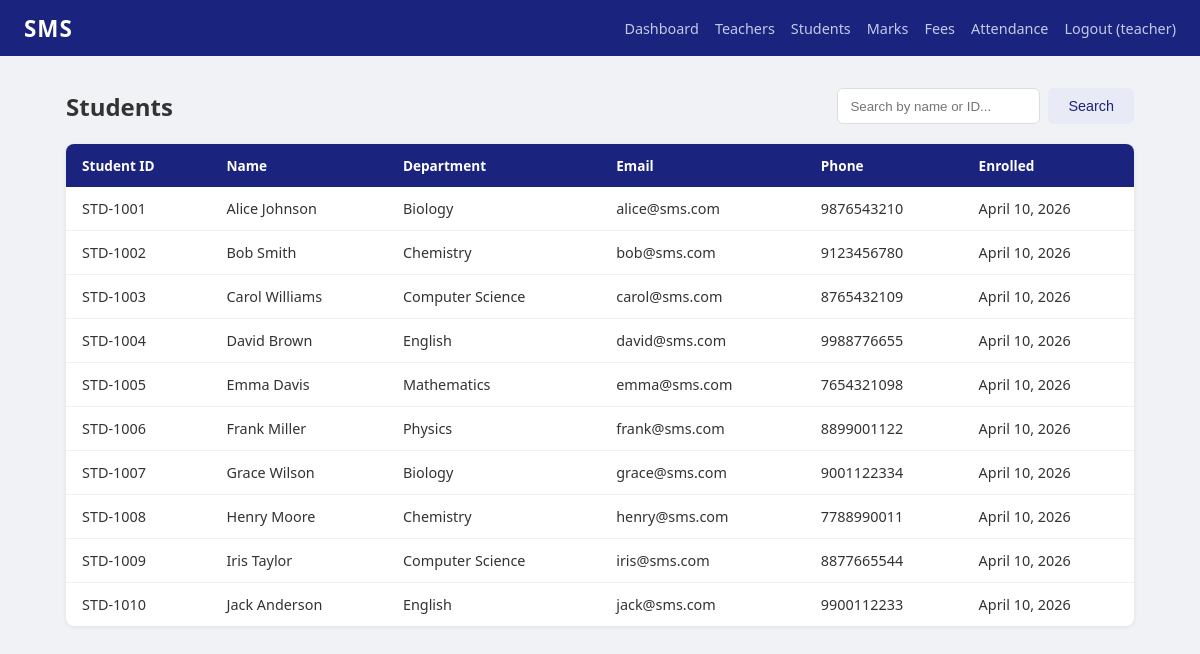
The page /students/ (signed in) on the database its author committed.
### users/models.py (models this page shows, shortened)
class CustomUser(AbstractUser):
    ROLE_ADMIN   = 'admin'
    ROLE_TEACHER = 'teacher'
    ROLE_STUDENT = 'student'
    ROLE_CHOICES = [
        (ROLE_ADMIN,   'Admin'),
        (ROLE_TEACHER, 'Teacher'),
        (ROLE_STUDENT, 'Student'),
    ]
    role = models.CharField(max_length=10, choices=ROLE_CHOICES, default=ROLE_STUDENT)

### students/models.py (models this page shows, shortened)
class Student(models.Model):
    user = models.OneToOneField(CustomUser, on_delete=models.CASCADE, related_name='student_profile')
    student_id = models.CharField(max_length=20, unique=True)
    department = models.ForeignKey(Department, on_delete=models.SET_NULL, null=True)
    age = models.PositiveIntegerField(default=18)
    address = models.CharField(max_length=500, blank=True)
    phone = models.CharField(max_length=20, blank=True)
    enrolled_date = models.DateField(auto_now_add=True)
    class Meta:
        ordering = ['student_id']

class Department(models.Model):
    name = models.CharField(max_length=200, unique=True)
    def __str__(self):
        return self.name
    class Meta:
        ordering = ['name']

### students/views.py (the view)
# urls.py: path('', student_list_view, name='student_list'),
@login_required
def student_list_view(request):
    students = Student.objects.select_related('user', 'department').all()
    search = request.GET.get('q', '')
    if search:
        students = students.filter(
            student_id__icontains=search
        ) | students.filter(user__first_name__icontains=search) | \
            students.filter(user__last_name__icontains=search)
    return render(request, 'teacher/students.html', {'students': students, 'search': search})

### templates/teacher/students.html (shortened to what this page needs)
{% extends 'base.html' %}
{% block content %}
<div class="page-header">
    <h2>Students</h2>
    <form method="get" class="search-form">
        <input type="text" name="q" value="{{ search }}" placeholder="Search by name or ID...">
        <button type="submit" class="btn btn-secondary">Search</button>
    </form>
</div>
<table class="table">
    <thead>
        <tr>
            <th>Student ID</th><th>Name</th><th>Department</th>
            <th>Email</th><th>Phone</th><th>Enrolled</th>
        </tr>
    </thead>
    <tbody>
        {% for s in students %}
        <tr>
            <td>{{ s.student_id }}</td>
            <td>{{ s.user.get_full_name }}</td>
            <td>{{ s.department }}</td>
            <td>{{ s.user.email }}</td>
            <td>{{ s.phone }}</td>
            <td>{{ s.enrolled_date }}</td>
        </tr>
        {% empty %}
        <tr><td colspan="6">No students found.</td></tr>
        {% endfor %}
    </tbody>
</table>
{% endblock %}

### templates/base.html (shortened to what this page needs)
<!DOCTYPE html>
<html lang="en">
<head>
    {% load static %}
    <link rel="stylesheet" href="{% static 'css/main.css' %}">
</head>
<body>
{% if user.is_authenticated %}
<nav class="navbar">
    <div class="nav-brand">SMS</div>
    <ul class="nav-links">
        <li><a href="{% url 'dashboard' %}">Dashboard</a></li>
        {% if user.role == 'admin' or user.is_superuser %}
        <li><a href="{% url 'teacher_list' %}">Teachers</a></li>
        <li><a href="{% url 'student_list' %}">Students</a></li>
        <li><a href="{% url 'marks' %}">Marks</a></li>
        <li><a href="{% url 'fees' %}">Fees</a></li>
        <li><a href="{% url 'attendance' %}">Attendance</a></li>
        {% elif user.role == 'teacher' %}
        <li><a href="{% url 'student_list' %}">Students</a></li>
        <li><a href="{% url 'marks' %}">Marks</a></li>
        <li><a href="{% url 'fees' %}">Fees</a></li>
        <li><a href="{% url 'attendance' %}">Attendance</a></li>
        {% else %}
        <li><a href="{% url 'student_profile' %}">Profile</a></li>
        <li><a href="{% url 'marks' %}">My Marks</a></li>
        <li><a href="{% url 'fees' %}">My Fees</a></li>
        <li><a href="{% url 'attendance' %}">Attendance</a></li>
        {% endif %}
        <li><a href="{% url 'logout' %}">Logout ({{ user.username }})</a></li>
    </ul>
</nav>
{% endif %}
<main class="container">
    {% block content %}{% endblock %}
</main>
</body>
</html>

### static/css/main.css (style rules this page uses)
* { box-sizing: border-box; margin: 0; padding: 0; }
body { font-family: 'Segoe UI', sans-serif; background: #f0f2f5; color: #333; }
.navbar { background: #1a237e; color: white; display: flex; align-items: center; justify-content: space-between; padding: 0 24px; height: 56px; }
.nav-brand { font-size: 1.4rem; font-weight: 700; letter-spacing: 1px; }
.nav-links { list-style: none; display: flex; gap: 16px; }
.nav-links a { color: #c5cae9; text-decoration: none; font-size: 0.9rem; }
.container { max-width: 1100px; margin: 32px auto; padding: 0 16px; }
.btn { display: inline-block; padding: 10px 20px; border: none; border-radius: 6px; cursor: pointer; font-size: 0.9rem; text-decoration: none; text-align: center; }
.btn-secondary { background: #e8eaf6; color: #1a237e; }
.table { width: 100%; border-collapse: collapse; background: white; border-radius: 8px; overflow: hidden; box-shadow: 0 1px 4px rgba(0,0,0,0.08); }
.table th { background: #1a237e; color: white; padding: 12px 16px; text-align: left; font-size: 0.85rem; }
.table td { padding: 12px 16px; border-bottom: 1px solid #f0f0f0; font-size: 0.9rem; }
.table tr:last-child td { border-bottom: none; }
.page-header { display: flex; justify-content: space-between; align-items: center; margin-bottom: 20px; }
.search-form { display: flex; gap: 8px; }
.search-form input { padding: 8px 12px; border: 1px solid #ddd; border-radius: 6px; }

### rows shown on the page
CustomUser: username "teacher"
Student: student_id "STD-1001", user.get_full_name "Alice Johnson", department "Biology", user.email "alice@sms.com", phone "9876543210", enrolled_date "April 10, 2026"
Student: student_id "STD-1002", user.get_full_name "Bob Smith", department "Chemistry", user.email "bob@sms.com", phone "9123456780", enrolled_date "April 10, 2026"
Student: student_id "STD-1003", user.get_full_name "Carol Williams", department "Computer Science", user.email "carol@sms.com", phone "8765432109", enrolled_date "April 10, 2026"
Student: student_id "STD-1004", user.get_full_name "David Brown", department "English", user.email "david@sms.com", phone "9988776655", enrolled_date "April 10, 2026"
Student: student_id "STD-1005", user.get_full_name "Emma Davis", department "Mathematics", user.email "emma@sms.com", phone "7654321098", enrolled_date "April 10, 2026"
Student: student_id "STD-1006", user.get_full_name "Frank Miller", department "Physics", user.email "frank@sms.com", phone "8899001122", enrolled_date "April 10, 2026"
Student: student_id "STD-1007", user.get_full_name "Grace Wilson", department "Biology", user.email "grace@sms.com", phone "9001122334", enrolled_date "April 10, 2026"
Student: student_id "STD-1008", user.get_full_name "Henry Moore", department "Chemistry", user.email "henry@sms.com", phone "7788990011", enrolled_date "April 10, 2026"
Student: student_id "STD-1009", user.get_full_name "Iris Taylor", department "Computer Science", user.email "iris@sms.com", phone "8877665544", enrolled_date "April 10, 2026"
Student: student_id "STD-1010", user.get_full_name "Jack Anderson", department "English", user.email "jack@sms.com", phone "9900112233", enrolled_date "April 10, 2026"
